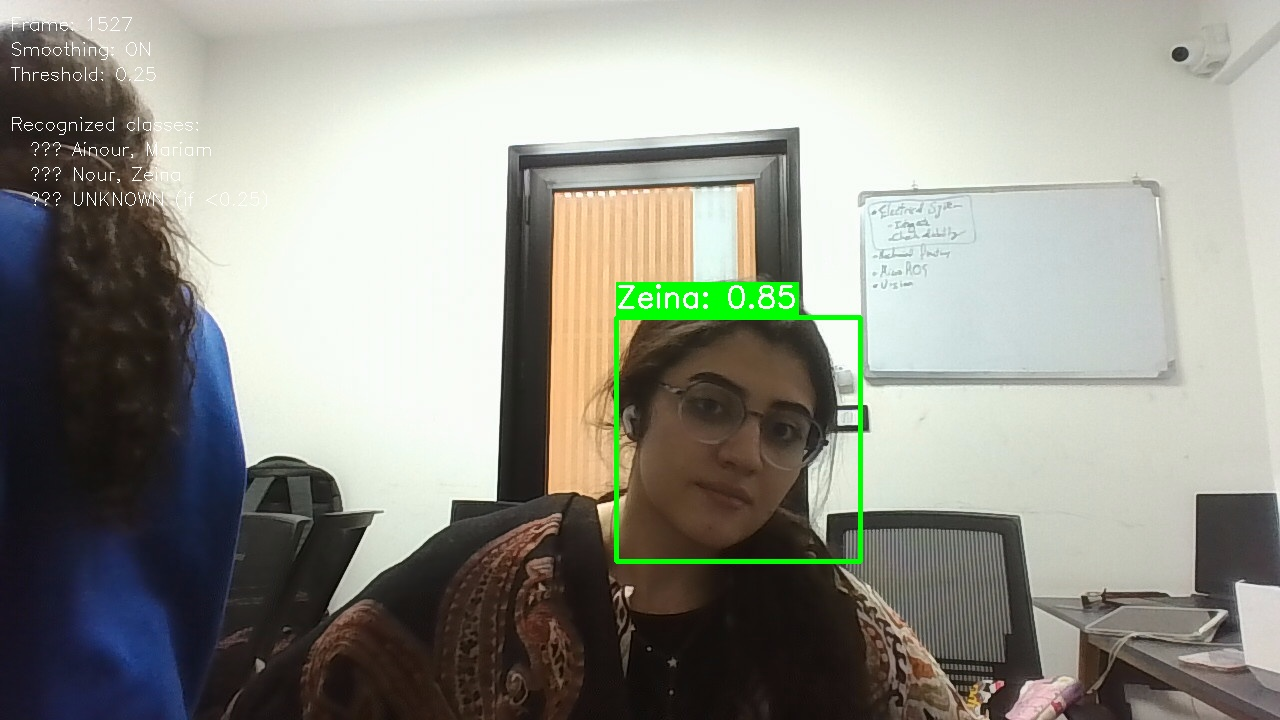
#> input picture Vision again/Vision again/capture_1527.jpg, 1280 x 720 px, given in place of the camera
$ python 09_collect_external_faces.py
#> lines starting #> are read from the running program, lines starting #| are printed output that depends on the picture; after the words box and inside, x2 and y2 are one past the last pixel; in counts of white or black regions, pixels touching at a corner belong together
"""
Step 9: Collect External/Negative Faces for Open-Set Calibration
Creates a dataset of faces NOT belonging to the 4 target identities.

Usage:
  python 09_collect_external_faces.py --target-count 150 --camera-id 0
"""

import argparse
import json
import time
from pathlib import Path

import cv2


def parse_args():
    parser = argparse.ArgumentParser(description="Collect external face dataset from webcam")
    parser.add_argument("--camera-id", type=int, default=0, help="Webcam index")
    parser.add_argument("--target-count", type=int, default=120, help="How many face crops to save")
    parser.add_argument("--output-dir", type=str, default="external_faces", help="Output folder")
    parser.add_argument("--sample-every", type=int, default=4, help="Save at most one crop every N frames")
    parser.add_argument("--min-face-size", type=int, default=70, help="Minimum face size in pixels")
    return parser.parse_args()


def largest_face(faces):
    if len(faces) == 0:
        return None
    return max(faces, key=lambda f: f[2] * f[3])


def main():
    args = parse_args()

    root = Path(__file__).parent
    out_dir = root / args.output_dir
    out_dir.mkdir(parents=True, exist_ok=True)

    cascade_path = cv2.data.haarcascades + "haarcascade_frontalface_default.xml"
    detector = cv2.CascadeClassifier(cascade_path)

    cap = cv2.VideoCapture(args.camera_id)
    if not cap.isOpened():
        print("Error: could not open camera")
        return

    cap.set(cv2.CAP_PROP_FRAME_WIDTH, 1280)
    cap.set(cv2.CAP_PROP_FRAME_HEIGHT, 720)
    cap.set(cv2.CAP_PROP_FPS, 30)

    print("=" * 70)
    print("EXTERNAL FACE DATASET COLLECTION")
    print("=" * 70)
    print("Collect faces of people NOT in {Ainour, Mariam, Nour, Zeina}")
    print("Controls:")
    print("  SPACE - pause/resume auto-capture")
    print("  S     - force-save current largest face")
    print("  Q     - quit")
    print("-" * 70)

    saved = 0
    frame_idx = 0
    paused = False
    start = time.time()

    metadata = {
        "created_at": time.strftime("%Y-%m-%d %H:%M:%S"),
        "target_count": args.target_count,
        "camera_id": args.camera_id,
        "sample_every": args.sample_every,
        "min_face_size": args.min_face_size,
        "saved_images": [],
    }

    def save_face(frame, bbox, reason):
        nonlocal saved
        x, y, w, h = bbox
        pad = int(0.12 * max(w, h))
        x1 = max(0, x - pad)
        y1 = max(0, y - pad)
        x2 = min(frame.shape[1], x + w + pad)
        y2 = min(frame.shape[0], y + h + pad)

        face = frame[y1:y2, x1:x2]
        if face.size == 0:
            return False

        face = cv2.resize(face, (160, 160), interpolation=cv2.INTER_LINEAR)
        fname = f"ext_{saved + 1:04d}.jpg"
        fpath = out_dir / fname
        cv2.imwrite(str(fpath), face)

        saved += 1
        metadata["saved_images"].append(
            {
                "file": fname,
                "bbox": [int(x), int(y), int(w), int(h)],
                "saved_reason": reason,
                "time": time.strftime("%H:%M:%S"),
            }
        )
        return True

    try:
        while True:
            ok, frame = cap.read()
#> frame is the input picture: shape (720, 1280, 3); mean B, G, R 138.1, 147.3, 146.7
            if not ok:
                print("Warning: frame read failed")
                break

            frame_idx += 1
            gray = cv2.cvtColor(frame, cv2.COLOR_BGR2GRAY)
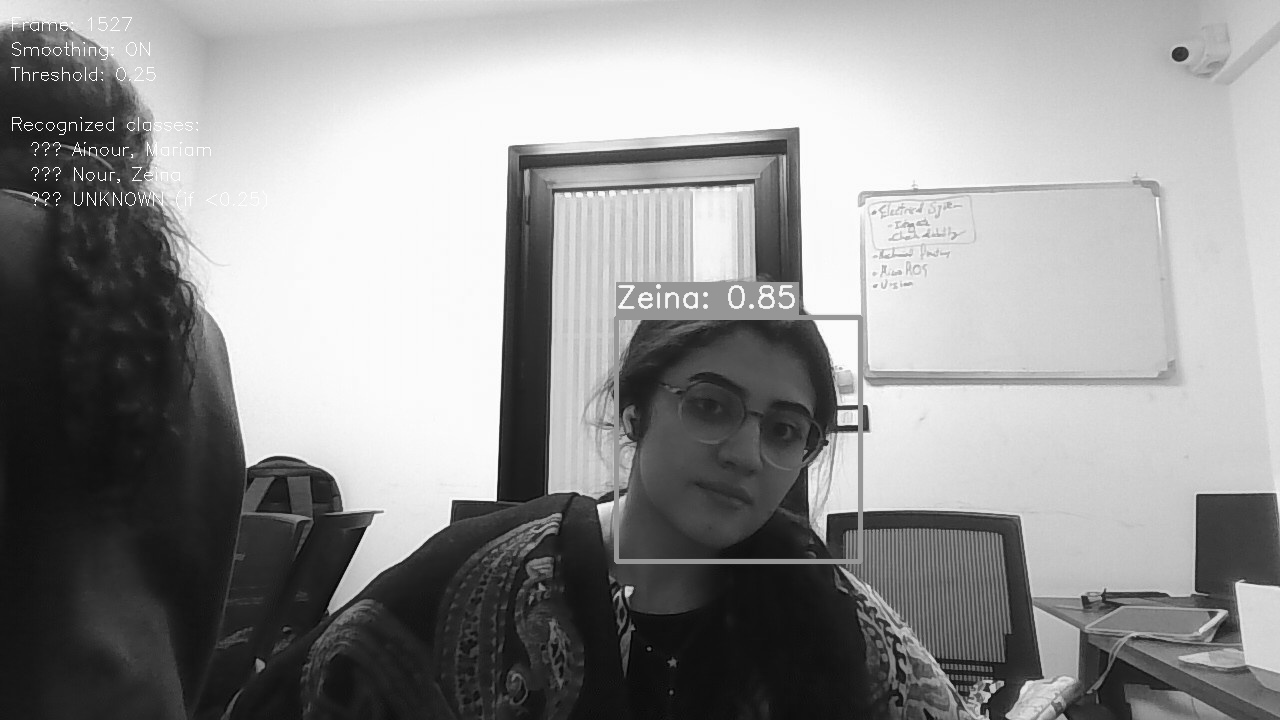
#> gray: shape (720, 1280); min 1, max 255, mean 146.1
            faces = detector.detectMultiScale(
                gray,
                scaleFactor=1.1,
                minNeighbors=5,
                minSize=(args.min_face_size, args.min_face_size),
            )
#> faces = [[638, 339, 200, 200]]

            lf = largest_face(faces)
#> lf = [638, 339, 200, 200]

            if lf is not None:
                x, y, w, h = lf
#> x = 638; y = 339; w = 200; h = 200
                cv2.rectangle(frame, (x, y), (x + w, y + h), (0, 180, 255), 2)
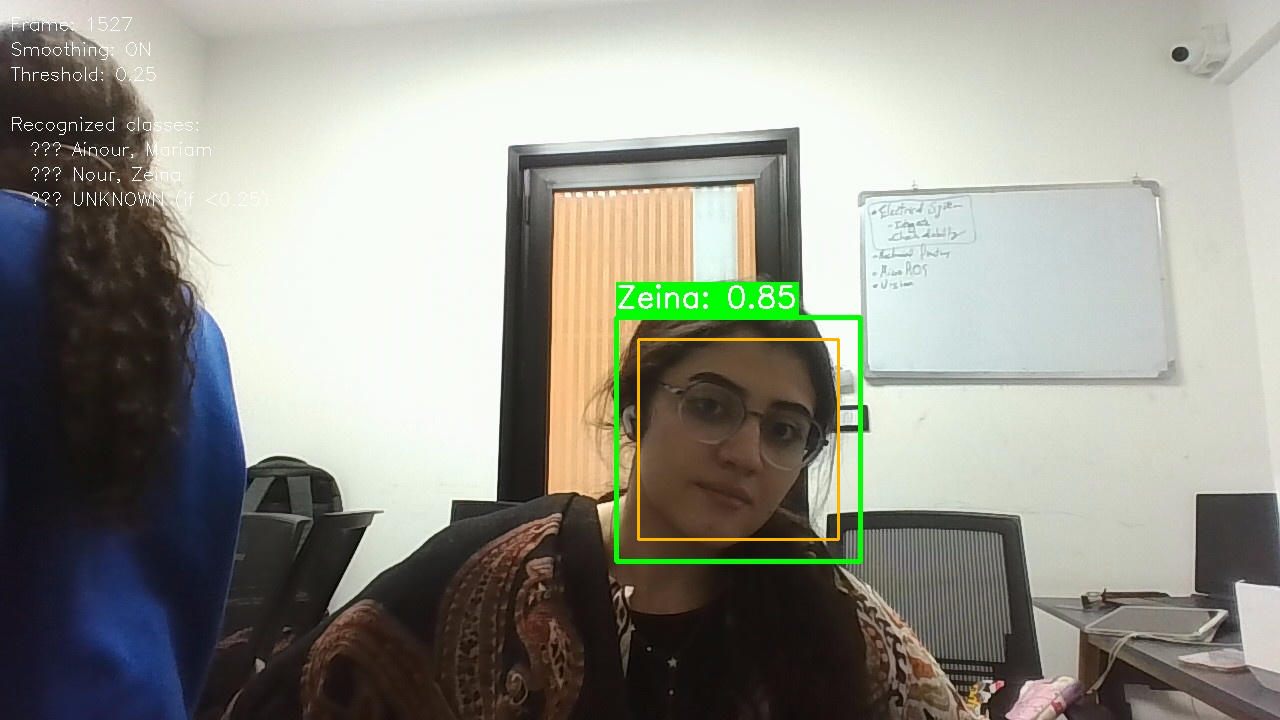
#> frame: shape (720, 1280, 3); 0.26% of pixels changed, all inside (x1, y1, x2, y2) = (637, 338, 840, 541)

                if (not paused) and (frame_idx % max(1, args.sample_every) == 0) and saved < args.target_count:
                    save_face(frame, lf, reason="auto")

            elapsed = time.time() - start
            fps = frame_idx / elapsed if elapsed > 0 else 0.0

            info = [
                f"Saved: {saved}/{args.target_count}",
                f"Paused: {'YES' if paused else 'NO'}",
                f"FPS: {fps:.1f}",
                "SPACE pause/resume | S save now | Q quit",
            ]
            y0 = 28
            for line in info:
                cv2.putText(frame, line, (12, y0), cv2.FONT_HERSHEY_SIMPLEX, 0.65, (0, 0, 0), 3)
                cv2.putText(frame, line, (12, y0), cv2.FONT_HERSHEY_SIMPLEX, 0.65, (0, 255, 255), 1)
                y0 += 26
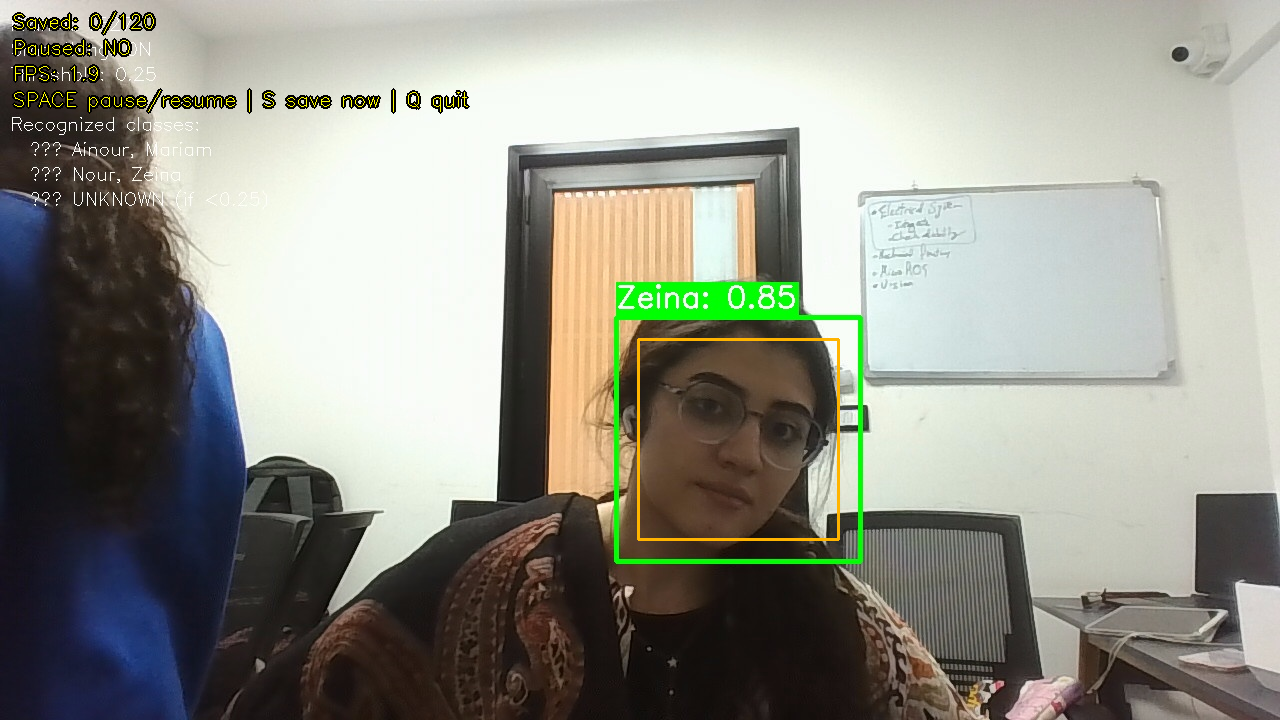
#> frame: shape (720, 1280, 3); 0.91% of pixels changed, all inside (x1, y1, x2, y2) = (12, 10, 470, 114)
#> after the loop, y0 = 132

            cv2.imshow("Collect External Faces", frame)
            key = cv2.waitKey(1) & 0xFF
#> (key q is pressed here)

            if key == ord("q"):
                break
            if key == ord(" "):
                paused = not paused
            if key == ord("s") and lf is not None and saved < args.target_count:
                save_face(frame, lf, reason="manual")

            if saved >= args.target_count:
                print(f"Reached target count: {args.target_count}")
                break

    finally:
        cap.release()
        cv2.destroyAllWindows()

        metadata["final_saved_count"] = saved
        metadata["duration_seconds"] = round(time.time() - start, 2)

        meta_path = out_dir / "collection_metadata.json"
        with open(meta_path, "w", encoding="utf-8") as f:
            json.dump(metadata, f, indent=2)

        print("\n" + "=" * 70)
        print(f"Saved external faces: {saved}")
        print(f"Folder: {out_dir}")
        print(f"Metadata: {meta_path}")
        print("=" * 70)


if __name__ == "__main__":
    main()
